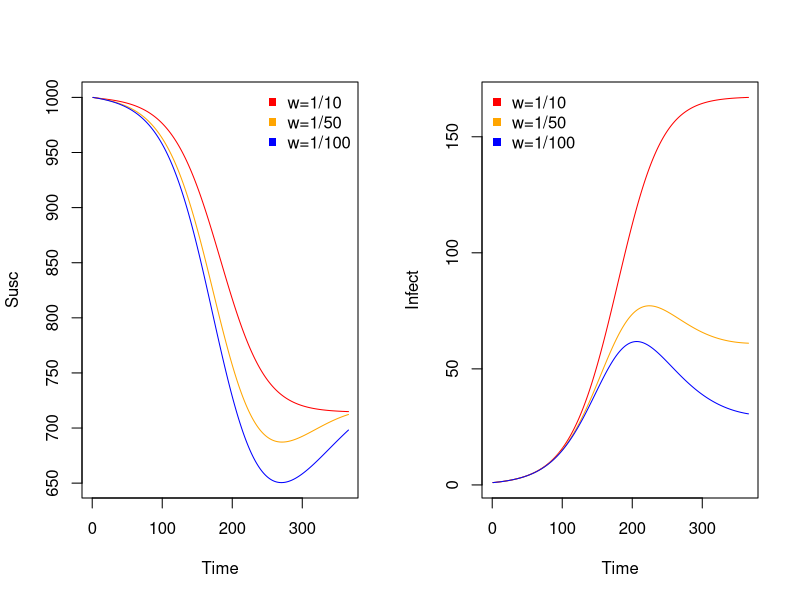
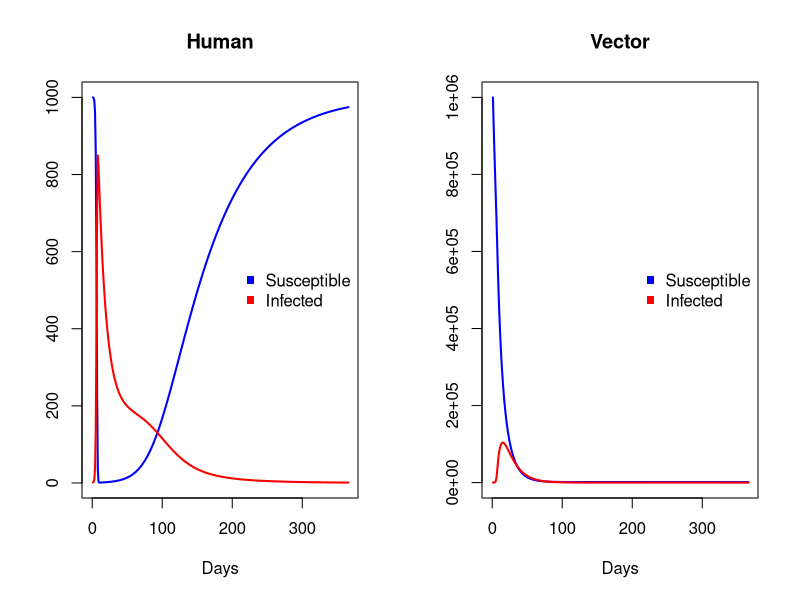
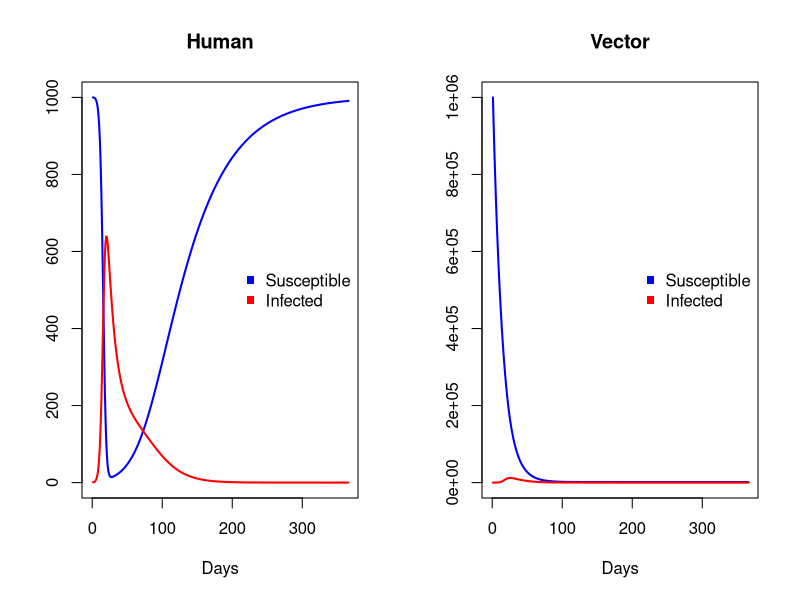

Write the R code that produced these figures, in order. (Note: this script raises an error after producing the figures.)
#######################################
## Introduction 
#######################################
## Modeling vector-borne diseases R tutorial
## E2M2 - 2019
## written by: Amy Wesolowski


## In this tutorial, we will construct a simple vector-borne disease model (humans: SIRS, vector: SI). First, we will make a function that is just an SIRS model:

##############################################################################
## Contents: 
# Line 24: SIRS model
# Line 67: SIRS human model, SI vector model
# Line 133: Exercise: Different recovery rates
# Line 164: Different waning immunity rates
##############################################################################
  
## load your libraries first

library(deSolve)

##############################################################################
## SIRS Model
##############################################################################

sirs.model<-function(t, y, parms){
  with(c(as.list(y), parms),{
    dSdt <- -betaH*S*I + w*R
    dIdt <- betaH*S*I - gamma*I
    dRdt <- gamma*I - w*R
    list(c(dSdt, dIdt, dRdt))
  })}

## NOTES: This function as an additional parameter, w, which measures waning immunity: i.e. the rate at which recovered individuals loose their immunity and become susceptible again. Note: here we have just constructed just a basic SIRS model -- without a vector component. Next, we will investigate how changes in the waning immunity rate change the size of the outbreak. We will run 3 simulations using the same initial conditions and other parameters and only change w. We will run each simulation for 1 year and compare the results. 

## set all of your parameters and run your 3 models
initial.pops<-c(S = 1000, I = 1, R = 0)
parameters.1<-c(betaH = 0.0001, gamma = 1/14, w = 1/10)
parameters.2<-c(betaH = 0.0001, gamma = 1/14, w = 1/50)
parameters.3<-c(betaH = 0.0001, gamma = 1/14, w = 1/100)

times<-seq(0,365,by=1)
result.1<-data.frame(lsoda(y=initial.pops, times = times, func = sirs.model, parms = parameters.1))
result.2<-data.frame(lsoda(y=initial.pops, times = times, func = sirs.model, parms = parameters.2))
result.3<-data.frame(lsoda(y=initial.pops, times = times, func = sirs.model, parms = parameters.3))

## TO DO: 
#### 1) Now, we can plot these results to see the effect of changing the waning immunity between the three simulations. What differences do you expect? What would you expect if w = 1/2?
#### 2) What would you expect if w = 1/200? 

## plot your results
par(mfrow=c(1,2))
plot(NA, NA, xlim = c(range(times)), ylim = range(c(result.1$S, result.2$S, result.3$S)), xlab = 'Time', ylab = 'Susc')
lines(result.1$S, col = 'red')
lines(result.2$S, col = 'orange')
lines(result.3$S, col = 'blue')
legend('topright', legend = c('w=1/10', 'w=1/50', 'w=1/100'), col = c('red', 'orange', 'blue'), pch = 15, bty = 'n')

plot(NA, NA, xlim = c(range(times)), ylim = range(c(result.1$I, result.2$I, result.3$I)), xlab = 'Time', ylab = 'Infect')
lines(result.1$I, col = 'red')
lines(result.2$I, col = 'orange')
lines(result.3$I, col = 'blue')
legend('topleft', legend = c('w=1/10', 'w=1/50', 'w=1/100'), col = c('red', 'orange', 'blue'), pch = 15, bty = 'n')

##############################################################################
## SIRS human model, SI vector model
##############################################################################

## NOTES: Now we will use the same structure as an SIRS model for humans, but also add in an SI model for vectors. Note: now transmission for humans will depend on mosquitoes and visa versa!
  
vector.trans.model<-function(t, y, parms){
  with(c(as.list(y), parms),{
    dSHdt <- -betaH*SH*IV + w*RH
    dIHdt <- betaH*SH*IV - gamma*IH
    dRHdt <- gamma*IH - w*RH
    
    dSVdt <- mu - betaV*SV*IH - sigma*SV
    dIVdt <- betaV*SV*IH - sigma*IV
    list(c(dSHdt, dIHdt, dRHdt, dSVdt, dIVdt))
  })
}

## NOTES: This function has a number of additional parameters including: transmission for humans (betaH), waning immunity (w), recovery rate humans (gamma), vector birth rate (mu), transmission for vectors (betaV), and a death rate for vectors (sigma). Here, we are assuming that vectors do not recover! They can only be in either the susceptible or infected class. 

## Now, we can run a simulation first assuming that the transmission between humans and vectors and between vectors and humans is equal. 

## set your parameters and run your model
initial.human.vector.pops <- c(SH = 1000, IH = 1, RH = 0, SV = 1e6, IV = 0)
same.trans.vector.parameters <- c(betaH = 0.00005, betaV = 0.00005, gamma = 1/14, w = 1/60, mu = 100, sigma = 1/14)

result.same.trans<-data.frame(lsoda(y=initial.human.vector.pops, times = times, func = vector.trans.model, parms = same.trans.vector.parameters))

## And we can plot the results from both the vector and human populations:

## plot your results
par(mfrow=c(1,2))
plot(NA, NA, xlim = range(times), ylim = range(c(result.same.trans$SH, result.same.trans$IH)), xlab = 'Days', ylab = '', main = 'Human')
legend('right', legend = c('Susceptible', 'Infected'), col = c('blue', 'red'), pch = 15, bty = 'n')
lines(result.same.trans$SH, col = 'blue', lwd = 2)
lines(result.same.trans$IH, col = 'red', lwd = 2)

plot(NA, NA, xlim = range(times), ylim = range(c(result.same.trans$SV, result.same.trans$IV)), xlab = 'Days', ylab = '', main = 'Vector')
legend('right', legend = c('Susceptible', 'Infected'), col = c('blue', 'red'), pch = 15, bty = 'n')
lines(result.same.trans$SV, col = 'blue', lwd = 2)
lines(result.same.trans$IV, col = 'red', lwd = 2)

## Now, we will change the transmission variables and assume that the transmission rate between humans and vectors (betaV) is less than between vectors and humans (betaH)

## set the different transmission parameters (where betaV does not equal betaH) and run your model 
diff.trans.vector.parameters <- c(betaH = 0.00005, betaV = 0.00001, gamma = 1/14, w = 1/60, mu = 100, sigma = 1/14)

result.diff.trans<-data.frame(lsoda(y=initial.human.vector.pops, times = times, func = vector.trans.model, parms = diff.trans.vector.parameters))

## plot your results
par(mfrow=c(1,2))
plot(NA, NA, xlim = range(times), ylim = range(c(result.diff.trans$SH, result.diff.trans$IH)), xlab = 'Days', ylab = '', main = 'Human')
legend('right', legend = c('Susceptible', 'Infected'), col = c('blue', 'red'), pch = 15, bty = 'n')
lines(result.diff.trans$SH, col = 'blue', lwd = 2)
lines(result.diff.trans$IH, col = 'red', lwd = 2)

plot(NA, NA, xlim = range(times), ylim = range(c(result.diff.trans$SV, result.diff.trans$IV)), xlab = 'Days', ylab = '', main = 'Vector')
legend('right', legend = c('Susceptible', 'Infected'), col = c('blue', 'red'), pch = 15, bty = 'n')
lines(result.diff.trans$SV, col = 'blue', lwd = 2)
lines(result.diff.trans$IV, col = 'red', lwd = 2)

## TO DO: 
#### 1) How are these results different? 
#### 2) [write your own code:] Change betaH = 0.001, betaV = 0.0001 Plot these results
#### 3) Why does the number of susceptible individuals increase over time if there are no births in the model? 

##############################################################################
## Exercise: Different recovery rates
##############################################################################

## TO DO 
#### 1) [modify code]: Now re-run the model where transmission values are the same (betaH = betaV) assuming that humans recover every 30 days. 
#### 2) [modify code]: Now re-run the model where transmission values are the different (betaH > betaV) assuming that humans recover every 30 days. 
#### 3) How are these results different? the same? 

## set the different transmission parameters and run your model 
rec.30.same.trans.vector.parameters <- c() ## need to write your parameters out too
rec.30.result.same.trans<-data.frame(lsoda(y=initial.human.vector.pops, times = times, func = vector.trans.model, parms = rec.30.same.trans.vector.parameters))

## set the different transmission parameters and run your model 
rec.30.diff.trans.vector.parameters <- c() ## need to write your parameters out

rec.30.result.diff.trans<-data.frame(lsoda(y=initial.human.vector.pops, times = times, func = vector.trans.model, parms = rec.30.diff.trans.vector.parameters))

## plot your results
par(mfrow=c(1,2))
plot(NA, NA, xlim = range(times), ylim = range(c(rec.30.result.diff.trans$SH, rec.30.result.diff.trans$IH)), xlab = 'Days', ylab = '', main = 'Human')
legend('right', legend = c('Susceptible', 'Infected'), col = c('blue', 'red'), pch = 15, bty = 'n')
lines(rec.30.result.diff.trans$SH, col = 'blue', lwd = 2)
lines(rec.30.result.diff.trans$IH, col = 'red', lwd = 2)

plot(NA, NA, xlim = range(times), ylim = range(c(rec.30.result.diff.trans$SV, rec.30.result.diff.trans$IV)), xlab = 'Days', ylab = '', main = 'Vector')
legend('right', legend = c('Susceptible', 'Infected'), col = c('blue', 'red'), pch = 15, bty = 'n')
lines(rec.30.result.diff.trans$SV, col = 'blue', lwd = 2)
lines(rec.30.result.diff.trans$IV, col = 'red', lwd = 2)


##############################################################################
## Exercise: Different waning immunity rates
##############################################################################

## TO DO 
#### 1) [write your own code]: Now re-run both the model where transmission values are the same (betaH = betaV) and assuming that immunity wanes after 10 days
#### 2) [write your own code]: Now re-run both the model where transmission values are the same (betaH = betaV) and assuming that immunity wanes after 100 days
#### 3) [write your own code]: Now re-run both the model where transmission values are the different (betaH > betaV) and assuming that immunity wanes after 10 days
#### 4) [write your own code]: Now re-run both the model where transmission values are the different (betaH > betaV) and assuming that immunity wanes after 100 days
